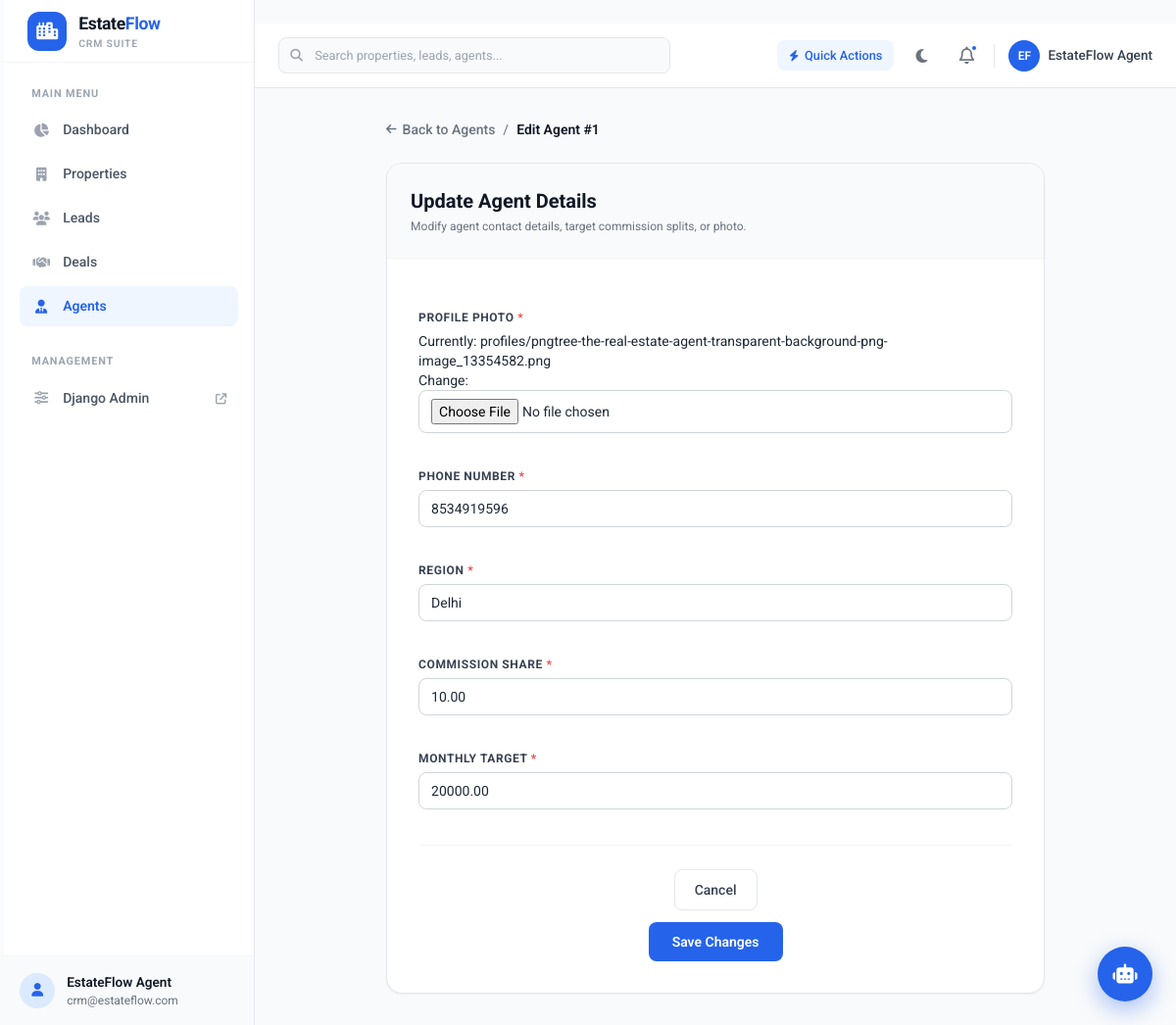
The app's page /agents/1/edit with its own data.
### core/models.py (models this page shows, shortened)
class Agent(models.Model):
    user = models.OneToOneField(to=User, on_delete=models.CASCADE)
    profile_photo = models.ImageField(
        upload_to="profiles", default="profiles/default.jpg"
    )
    phone_number = models.CharField(max_length=10)
    region = models.CharField(max_length=50)
    commission_share = models.DecimalField(max_digits=4, decimal_places=2)
    monthly_target = models.DecimalField(max_digits=12, decimal_places=2)
    created_at = models.DateTimeField(auto_now_add=True)

### core/views.py (the view)
# urls.py: path("agents/<int:id>/edit", views.edit_agent, name="edit-agent"),
def edit_agent(request, id):
    instance = get_object_or_404(Agent, id=id)
    form = EditAgentForm(request.POST or None, request.FILES or None, instance=instance)
    if request.method == "POST" and form.is_valid():
        form.save()
        return redirect("agents")
    context = {"editform": form, "id": id}
    return render(request, "pages/editagent.html", context)

### core/forms.py
class EditAgentForm(forms.ModelForm):
    class Meta:
        model = Agent
        exclude = ["user"]

### core/templates/pages/editagent.html (shortened to what this page needs)
﻿{% extends 'base.html' %}
{% block content %}
<div class="max-w-2xl mx-auto space-y-6">
    <div class="flex items-center justify-between">
        <div class="flex items-center gap-2 text-sm text-gray-500 dark:text-gray-400">
            <a href="{% url 'agents' %}" class="hover:text-brand-600 transition-colors flex items-center gap-1.5 font-medium">
                <i class="fa-solid fa-arrow-left text-xs"></i>
                <span>Back to Agents</span>
            </a>
            <span>/</span>
            <span class="text-gray-900 dark:text-white font-semibold">Edit Agent #{{ id }}</span>
        </div>
    </div>
    <div class="bg-white dark:bg-gray-800 rounded-2xl shadow-sm border border-gray-200 dark:border-gray-700/80 overflow-hidden">
        <div class="p-6 border-b border-gray-100 dark:border-gray-700 bg-gray-50 dark:bg-gray-700/50">
            <h2 class="text-xl font-bold text-gray-900 dark:text-white">Update Agent Details</h2>
            <p class="text-xs text-gray-500 dark:text-gray-400 mt-1">Modify agent contact details, target commission splits, or photo.</p>
        </div>
        <form method="POST" action="{% url 'edit-agent' id %}" enctype="multipart/form-data" class="p-6 sm:p-8 space-y-5 m-0 max-h-none">
            {% for field in editform %}
            <div class="space-y-1.5">
                <label for="{{ field.id_for_label }}" class="block text-xs font-bold uppercase tracking-wider text-gray-700 dark:text-gray-300">
                    {{ field.label }} {% if field.field.required %}<span class="text-red-500">*</span>{% endif %}
                </label>
                <div class="text-sm">
                    {{ field }}
                </div>
            </div>
            {% endfor %}
            <div class="pt-6 border-t border-gray-100 dark:border-gray-700 flex items-center justify-end gap-3">
                <a href="{% url 'agents' %}" class="px-5 py-2.5 border border-gray-200 dark:border-gray-700 rounded-lg text-sm font-medium text-gray-700 dark:text-gray-300 hover:bg-gray-50 dark:bg-gray-700 transition-colors">
                    Cancel
                </a>
                <button type="submit" class="px-6 py-2.5 bg-brand-600 hover:bg-brand-700 text-white rounded-lg text-sm font-semibold transition-colors shadow-xs">
                    Save Changes
                </button>
            </div>
        </form>
    </div>
</div>
{% endblock %}

### core/static/global.css (style rules this page uses)
* { font-family: "Roboto", sans-serif; }
form { width: 100%; max-height: 80vh; margin-top: 2rem; display: flex; flex-direction: column; gap: 1rem; }
form > div { display: flex; flex-direction: column; }
input, select, textarea { width: 100%; padding: 8px 12px; border-radius: 8px; border: 1px solid #d1d5db; outline: none; background-color: #ffffff; font-size: 0.875rem; }

### records on screen
Agent: editform "8534919596" "Delhi" "10.00" "20000.00"

### other values on screen
{{ id }} "1"
{{ field.label }} "PROFILE PHOTO" "PHONE NUMBER" "REGION" "COMMISSION SHARE" "MONTHLY TARGET"
